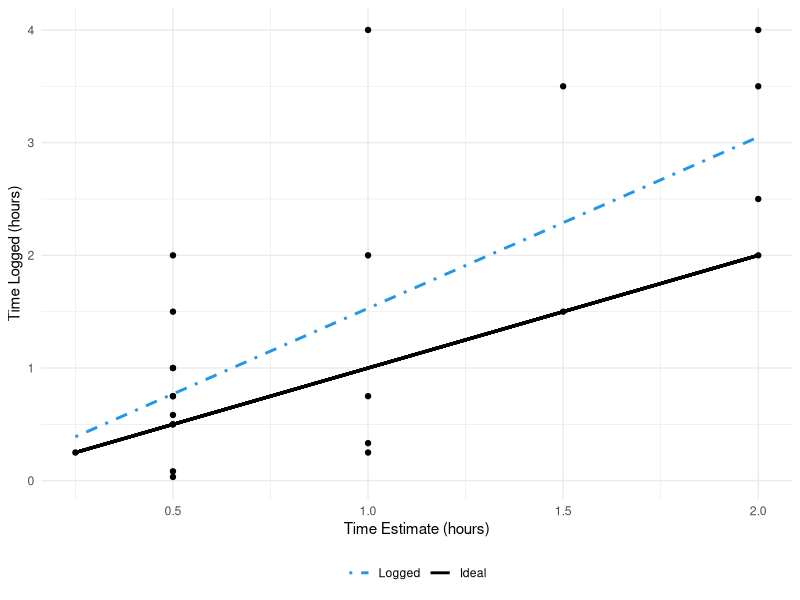

Reproduce this figure in R.
library(readr)
library(dplyr)
library(ggplot2)

setwd('~/projects/task-estimation')

to_hrs <- function(x) {
  as.numeric(substr(x, 1, 2)) + as.numeric(substr(x, 4, 5))/60
}

tasks <- read_csv('tasks.csv') |>
  filter(!is.na(`Time Estimate (hours)`) & !is.na(`Time Logged (hours)`)) |>
  mutate(
    `Time Logged (hours)` = to_hrs(`Time Logged (hours)`),
    `Time Estimate (hours)` = to_hrs(`Time Estimate (hours)`)
  )

tasks |>
  ggplot(aes(x = `Time Estimate (hours)`, y = `Time Logged (hours)`)) +
  geom_point() +
  geom_smooth(method = "lm", se = FALSE, aes(color = 'Logged', linetype = 'Logged')) +
  geom_segment(aes(x = 0.25, xend = 2, y = 0.25, yend = 2, col = 'Ideal', linetype = 'Ideal'), lwd = 1) +
  scale_discrete_manual(
    c("color", "linetype"),
    name = NULL,
    breaks = c("Logged", "Ideal"),
    values = c("Logged" = 4, "Ideal"= 1)
  ) +
  theme_minimal() +
  theme(legend.position = "bottom")